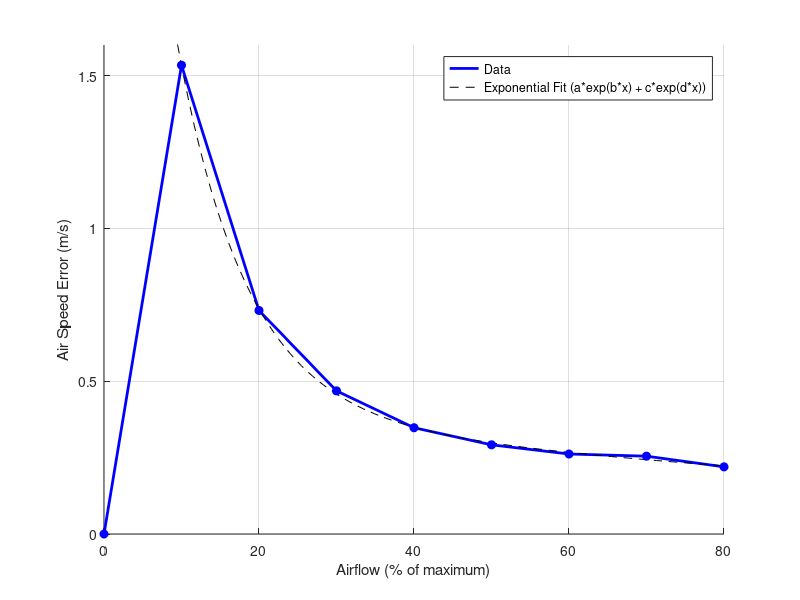
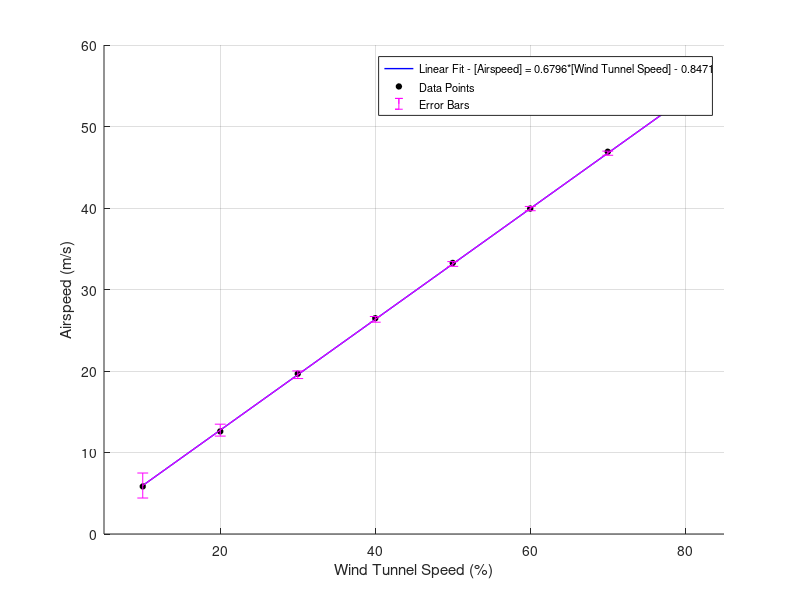

The MATLAB script that drew these images, in order:
close all; clear all; clc;

%% raw data input
speed = [10,20,30,40,50,60,70,80]; %percent wind tunnel speed
pressure = [0.082,0.381,0.929,1.685,2.659,3.833,5.289,6.81]; %pressure reading (inches H2O)
SD_airflow = [8.92,8.32,8.66,7.8,7.64,7.93,6.35,5.34];
SD_pressure = [0.036,0.037,0.037,0.037,0.039,0.042,0.048,0.047];

P_amb = 101000; %Pa
T_amb = 21+273.15; %Kelvin
R_air = 287; %J/kg*K

%% calculate density
density = P_amb/(R_air*T_amb);

%% airspeed calculation

%pressure conversion to N/m
p_si = 248.84.*pressure;

%calculation of airspeed
U = sqrt((2*p_si)/density);

%linear fit - percent as a function of airspeed
    %useful for finding what percent to set wind tunnel for specific
    %airspeed as done in weeks 2 and 3
p2 = 1.251; %generated from curve fitting toolbox
p1 = 1.471; %generated from curve fitting toolbox
percent = @(x) p2 + p1*(x);

%linear fit - speed as a function of percent
    %useful for plotting
p4 = -0.8471; %generated from curve fitting toolbox
p3 = 0.6796; %generated from curve fitting toolbox
airspeed = @(x) p4 + p3*(x);

%vector creation
m = linspace(10,80,100);
n = airspeed(m);

speed_estimate = airspeed(speed);

%% Error Analysis

%Airspeed Error
dP = 248.84.*SD_pressure;
dU = (((density)./(2*p_si)).*(dP.^2)).^(1/2);

%Plotting the Error
dU_v = [0 dU];
speed_v = [0 speed];

%Error Fit
sv_s = speed_v;
    sv_s(1) = [];
ev = dU_v;
    ev(1) = [];
p = linspace(8,80,100);
as_error = @(x) 3.481*exp(-0.1121*x) + 0.433*exp(-0.008317*x);
as_ev = as_error(p);

figure()
hold on
plot(speed_v,dU_v,'b','LineWidth',2)
plot(p,as_ev,'--k')
plot(speed_v,dU_v,'ob','MarkerFaceColor','b')
grid on
xlabel('Airflow (% of maximum)')
ylabel('Air Speed Error (m/s)')
xlim([0,80])
ylim([0,1.6])
legend('Data','Exponential Fit (a*exp(b*x) + c*exp(d*x))','Location','best')

%% figure

figure()
hold on
plot(m,n,'b','LineWidth',1)
plot(speed,U,'ok','MarkerFaceColor','k','MarkerSize',4)
errorbar(speed,speed_estimate,dU,'m')
xlim([5,85])
ylim([0,60])
grid on
xlabel('Wind Tunnel Speed (%)')
ylabel('Airspeed (m/s)')
legend('Linear Fit - [Airspeed] = 0.6796*[Wind Tunnel Speed] - 0.8471','Data Points','Error Bars','Location','best','FontSize',8)





